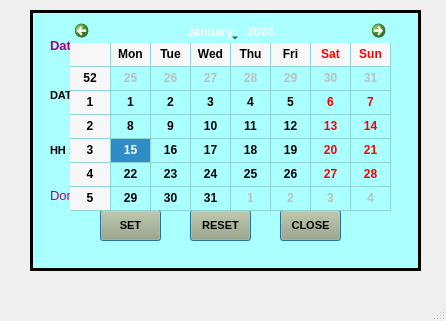
<?xml version="1.0" encoding="UTF-8"?>
<ui version="4.0">
 <class>MainWindow</class>
 <widget class="QMainWindow" name="MainWindow">
  <property name="geometry">
   <rect>
    <x>0</x>
    <y>0</y>
    <width>446</width>
    <height>321</height>
   </rect>
  </property>
  <property name="windowTitle">
   <string>MainWindow</string>
  </property>
  <widget class="QWidget" name="centralwidget">
   <widget class="QFrame" name="frame">
    <property name="geometry">
     <rect>
      <x>30</x>
      <y>10</y>
      <width>391</width>
      <height>261</height>
     </rect>
    </property>
    <property name="autoFillBackground">
     <bool>false</bool>
    </property>
    <property name="styleSheet">
     <string notr="true">background-color: rgb(170, 255, 255);
</string>
    </property>
    <property name="frameShape">
     <enum>QFrame::Box</enum>
    </property>
    <property name="frameShadow">
     <enum>QFrame::Plain</enum>
    </property>
    <property name="lineWidth">
     <number>3</number>
    </property>
    <widget class="QLabel" name="label">
     <property name="geometry">
      <rect>
       <x>220</x>
       <y>20</y>
       <width>111</width>
       <height>31</height>
      </rect>
     </property>
     <property name="font">
      <font>
       <family>Arial</family>
       <pointsize>8</pointsize>
       <weight>75</weight>
       <bold>true</bold>
      </font>
     </property>
     <property name="text">
      <string>08 Feb 2021 11:44:09</string>
     </property>
    </widget>
    <widget class="QLabel" name="label_2">
     <property name="geometry">
      <rect>
       <x>20</x>
       <y>170</y>
       <width>91</width>
       <height>31</height>
      </rect>
     </property>
     <property name="font">
      <font>
       <family>Arial</family>
       <pointsize>10</pointsize>
      </font>
     </property>
     <property name="styleSheet">
      <string notr="true">color: rgb(170, 0, 127);</string>
     </property>
     <property name="text">
      <string>Done.</string>
     </property>
    </widget>
    <widget class="QPushButton" name="pushButton_6">
     <property name="geometry">
      <rect>
       <x>70</x>
       <y>200</y>
       <width>61</width>
       <height>31</height>
      </rect>
     </property>
     <property name="font">
      <font>
       <family>Arial</family>
       <pointsize>8</pointsize>
       <weight>75</weight>
       <bold>true</bold>
      </font>
     </property>
     <property name="styleSheet">
      <string notr="true">background-color: rgb(170, 170, 127);
</string>
     </property>
     <property name="text">
      <string>SET</string>
     </property>
     <property name="autoDefault">
      <bool>true</bool>
     </property>
     <property name="default">
      <bool>true</bool>
     </property>
     <property name="flat">
      <bool>false</bool>
     </property>
    </widget>
    <widget class="QPushButton" name="pushButton_7">
     <property name="geometry">
      <rect>
       <x>160</x>
       <y>200</y>
       <width>61</width>
       <height>31</height>
      </rect>
     </property>
     <property name="font">
      <font>
       <family>Arial</family>
       <pointsize>8</pointsize>
       <weight>75</weight>
       <bold>true</bold>
      </font>
     </property>
     <property name="styleSheet">
      <string notr="true">background-color: rgb(170, 170, 127);
</string>
     </property>
     <property name="text">
      <string>RESET</string>
     </property>
     <property name="autoDefault">
      <bool>true</bool>
     </property>
     <property name="default">
      <bool>true</bool>
     </property>
     <property name="flat">
      <bool>false</bool>
     </property>
    </widget>
    <widget class="QLabel" name="label_3">
     <property name="geometry">
      <rect>
       <x>20</x>
       <y>70</y>
       <width>41</width>
       <height>31</height>
      </rect>
     </property>
     <property name="font">
      <font>
       <family>Arial</family>
       <pointsize>8</pointsize>
       <weight>75</weight>
       <bold>true</bold>
      </font>
     </property>
     <property name="text">
      <string>DATE :</string>
     </property>
    </widget>
    <widget class="QPushButton" name="pushButton_8">
     <property name="geometry">
      <rect>
       <x>250</x>
       <y>200</y>
       <width>61</width>
       <height>31</height>
      </rect>
     </property>
     <property name="font">
      <font>
       <family>Arial</family>
       <pointsize>8</pointsize>
       <weight>75</weight>
       <bold>true</bold>
      </font>
     </property>
     <property name="styleSheet">
      <string notr="true">background-color: rgb(170, 170, 127);
</string>
     </property>
     <property name="text">
      <string>CLOSE</string>
     </property>
     <property name="autoDefault">
      <bool>true</bool>
     </property>
     <property name="default">
      <bool>true</bool>
     </property>
     <property name="flat">
      <bool>false</bool>
     </property>
    </widget>
    <widget class="QLabel" name="label_4">
     <property name="geometry">
      <rect>
       <x>20</x>
       <y>20</y>
       <width>141</width>
       <height>31</height>
      </rect>
     </property>
     <property name="font">
      <font>
       <family>Arial</family>
       <pointsize>10</pointsize>
       <weight>75</weight>
       <bold>true</bold>
      </font>
     </property>
     <property name="styleSheet">
      <string notr="true">color: rgb(170, 0, 127);</string>
     </property>
     <property name="text">
      <string>Date Time Setting</string>
     </property>
    </widget>
    <widget class="QLabel" name="label_5">
     <property name="geometry">
      <rect>
       <x>20</x>
       <y>130</y>
       <width>51</width>
       <height>21</height>
      </rect>
     </property>
     <property name="font">
      <font>
       <family>Arial</family>
       <pointsize>8</pointsize>
       <weight>75</weight>
       <bold>true</bold>
      </font>
     </property>
     <property name="text">
      <string>HH :</string>
     </property>
    </widget>
    <widget class="QComboBox" name="comboBox_2">
     <property name="geometry">
      <rect>
       <x>70</x>
       <y>120</y>
       <width>81</width>
       <height>31</height>
      </rect>
     </property>
     <property name="font">
      <font>
       <family>Arial</family>
       <pointsize>10</pointsize>
       <weight>75</weight>
       <bold>true</bold>
      </font>
     </property>
     <item>
      <property name="text">
       <string>01</string>
      </property>
     </item>
     <item>
      <property name="text">
       <string>02</string>
      </property>
     </item>
     <item>
      <property name="text">
       <string>03</string>
      </property>
     </item>
     <item>
      <property name="text">
       <string>04</string>
      </property>
     </item>
    </widget>
    <widget class="QLineEdit" name="lineEdit">
     <property name="geometry">
      <rect>
       <x>70</x>
       <y>70</y>
       <width>131</width>
       <height>31</height>
      </rect>
     </property>
     <property name="font">
      <font>
       <family>Arial</family>
       <pointsize>10</pointsize>
       <weight>75</weight>
       <bold>true</bold>
      </font>
     </property>
     <property name="toolTipDuration">
      <number>0</number>
     </property>
     <property name="styleSheet">
      <string notr="true">background-color: rgb(255, 255, 255);</string>
     </property>
    </widget>
    <widget class="QPushButton" name="pushButton_9">
     <property name="geometry">
      <rect>
       <x>210</x>
       <y>70</y>
       <width>81</width>
       <height>31</height>
      </rect>
     </property>
     <property name="font">
      <font>
       <family>Arial</family>
       <pointsize>8</pointsize>
       <weight>75</weight>
       <bold>true</bold>
      </font>
     </property>
     <property name="styleSheet">
      <string notr="true">background-color: rgb(170, 170, 127);
</string>
     </property>
     <property name="text">
      <string>GET DATE</string>
     </property>
     <property name="autoDefault">
      <bool>true</bool>
     </property>
     <property name="default">
      <bool>true</bool>
     </property>
     <property name="flat">
      <bool>false</bool>
     </property>
    </widget>
    <widget class="QLabel" name="label_6">
     <property name="geometry">
      <rect>
       <x>170</x>
       <y>110</y>
       <width>41</width>
       <height>41</height>
      </rect>
     </property>
     <property name="font">
      <font>
       <family>Arial</family>
       <pointsize>8</pointsize>
       <weight>75</weight>
       <bold>true</bold>
      </font>
     </property>
     <property name="text">
      <string>MI :</string>
     </property>
    </widget>
    <widget class="QComboBox" name="comboBox_3">
     <property name="geometry">
      <rect>
       <x>210</x>
       <y>120</y>
       <width>81</width>
       <height>31</height>
      </rect>
     </property>
     <property name="font">
      <font>
       <family>Arial</family>
       <pointsize>10</pointsize>
       <weight>75</weight>
       <bold>true</bold>
      </font>
     </property>
     <item>
      <property name="text">
       <string>01</string>
      </property>
     </item>
     <item>
      <property name="text">
       <string>02</string>
      </property>
     </item>
     <item>
      <property name="text">
       <string>03</string>
      </property>
     </item>
     <item>
      <property name="text">
       <string>04</string>
      </property>
     </item>
     <item>
      <property name="text">
       <string>06</string>
      </property>
     </item>
     <item>
      <property name="text">
       <string>10</string>
      </property>
     </item>
    </widget>
    <widget class="QCalendarWidget" name="calendarWidget">
     <property name="geometry">
      <rect>
       <x>40</x>
       <y>10</y>
       <width>321</width>
       <height>191</height>
      </rect>
     </property>
     <property name="font">
      <font>
       <family>Arial</family>
       <weight>75</weight>
       <bold>true</bold>
      </font>
     </property>
     <property name="gridVisible">
      <bool>true</bool>
     </property>
    </widget>
   </widget>
  </widget>
  <widget class="QMenuBar" name="menubar">
   <property name="geometry">
    <rect>
     <x>0</x>
     <y>0</y>
     <width>446</width>
     <height>21</height>
    </rect>
   </property>
  </widget>
  <widget class="QStatusBar" name="statusbar"/>
 </widget>
 <resources/>
 <connections/>
</ui>
